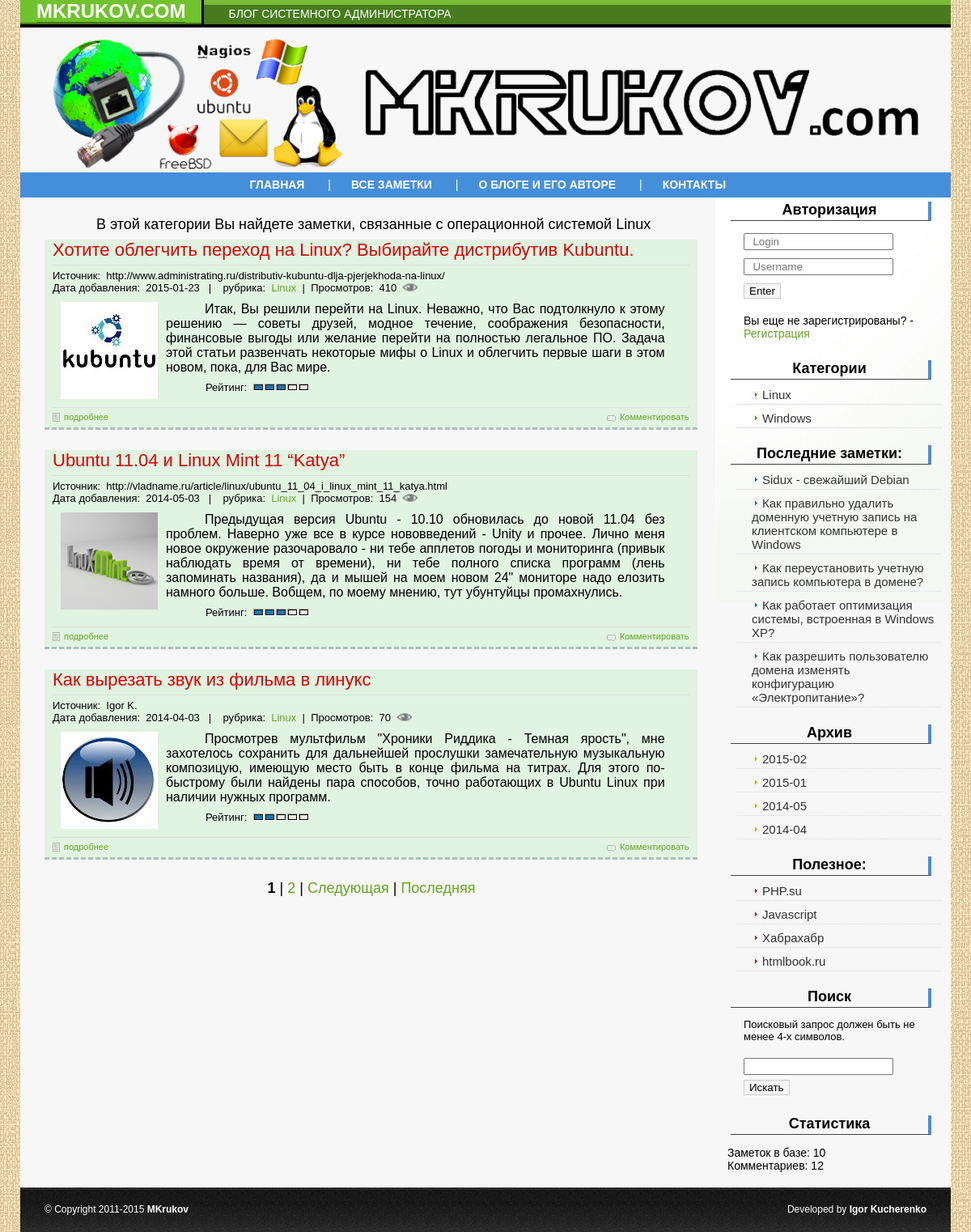
The page / on the database its author committed.
### tables this page shows
CREATE TABLE IF NOT EXISTS `categories` (
  `id` int(2) NOT NULL,
  `title` varchar(255) NOT NULL,
  `meta_d` varchar(255) NOT NULL,
  `meta_k` varchar(255) NOT NULL,
  `text` text NOT NULL
);

CREATE TABLE IF NOT EXISTS `data` (
  `id` int(5) NOT NULL,
  `cat` int(1) NOT NULL,
  `meta_d` varchar(255) NOT NULL,
  `meta_k` varchar(255) NOT NULL,
  `description` text NOT NULL,
  `text` text NOT NULL,
  `view` int(7) NOT NULL,
  `source` varchar(250) NOT NULL,
  `date` date NOT NULL,
  `mini_img` varchar(255) NOT NULL,
  `title` varchar(255) NOT NULL,
  `secret` int(1) NOT NULL DEFAULT '0',
  `rating` int(10) NOT NULL DEFAULT '5',
  `q_vote` int(10) NOT NULL DEFAULT '1'
);

CREATE TABLE IF NOT EXISTS `friends` (
  `id` int(2) NOT NULL,
  `link` varchar(255) NOT NULL,
  `title` varchar(255) NOT NULL
);

### index.php (the view, shortened to what this page needs)
<?php
include ("blocks/bd.php");
if (!isset($cat)){$cat=1;}
$result=mysql_query("SELECT * FROM categories WHERE id='$cat'",$db);
if (mysql_num_rows($result)>0)
{
$myrow=mysql_fetch_array($result);
$cat_name = $myrow['title'];
}
else
{
echo "<p>Информация по запросу не может быть извелчена. В таблице нет записей.</p>";
exit();
}?>
<!DOCTYPE html>
<html>
<head>
	<link href="style.css" rel="stylesheet" type="text/css" />
</head>
<body>
<?php include ("blocks/headerandmenu.php");?>
<div id="content">
	<div id="text">
		<?php
		echo $myrow["text"];
		$result77 = mysql_query("SELECT str FROM options", $db);
		$myrow77 = mysql_fetch_array($result77);
		$num = $myrow77["str"];
		@$page = $_GET['page'];
		$result00 = mysql_query("SELECT COUNT(*) FROM data WHERE secret = 0 AND cat='$cat'");
		$temp = mysql_fetch_array($result00);
		$posts = $temp[0];
		$total = (($posts - 1) / $num) + 1;
		$total =  intval($total);
		$page = intval($page);
		if(empty($page) or $page < 0) $page = 1;
		$start = $page * $num - $num;
		$result=mysql_query("SELECT id,title,description,date,source,mini_img,view,rating,q_vote FROM data WHERE secret = 0 AND cat='$cat' ORDER BY id LIMIT $start, $num",$db);
		if (mysql_num_rows($result)>0) {
			$myrow=mysql_fetch_array($result);}
		else {
			echo "<p>Информация по запросу не может быть извелчена. В таблице нет записей.</p>";
			exit();
		}
		do {
			$r = $myrow['rating']/$myrow['q_vote'];
			$r = intval($r);
			printf("
			<div class='post'>
				<div class='postTitle'>
					<h2>
						<a href='view_post.php?id=%s'>%s</a>
					</h2>
				</div>
				<div class='postInfo'>Источник:&nbsp; %s <br/>Дата добавления:&nbsp; %s  &nbsp;&nbsp;| &nbsp;&nbsp;  рубрика:
					<a href='view_cat.php?cat=%s'>&nbsp;%s</a>&nbsp;&nbsp;|&nbsp;&nbsp;Просмотров:&nbsp; %s &nbsp;<img src='img/eye.png'>
				</div>
				<img src='%s'>
				<div class='postContent'>%s</div>
				<div class='post_rating'><p>Рейтинг:&nbsp; <img src='img/%s.gif'/></p></div>
				<div class='postMeta'>
					<span class='postLink'>
						<a href='view_post.php?id=%s'>подробнее</a>
					</span>
					<span class='postComments'>
						<a href='view_post.php?id=%s#com'>Комментировать</a>
					</span>
				</div>
			</div>
			",$myrow["id"],$myrow["title"],$myrow["source"],$myrow["date"],$cat,$cat_name,$myrow["view"],$myrow["mini_img"],$myrow["description"],$r,$myrow["id"],$myrow["id"]);
		}
		while ($myrow = mysql_fetch_array($result));
		if ($page != $total) $nextpage = ' | <a href=view_cat.php?cat='.$cat.'&page='. ($page + 1) .'>Следующая</a> | <a href=view_cat.php?cat='.$cat.'&page=' .$total. '>Последняя</a>';
		if($page + 1 <= $total) $page1right = ' | <a href=view_cat.php?cat='.$cat.'&page='. ($page + 1) .'>'. ($page + 1) .'</a>';
		if ($total > 1)
		{
		echo "<div class=\"pstrnav\">";
		echo $pervpage.$page5left.$page4left.$page3left.$page2left.$page1left.'<b>'.$page.'</b>'.$page1right.$page2right.$page3right.$page4right.$page5right.$nextpage;
		echo "</div>";
		}
		?></div><?php include ("blocks/sidebar.php");?></div><?php include ("blocks/footer.php");?>
</body>
</html>

### blocks/headerandmenu.php
<div id="top">
	<div id="name"><a href="index.php">MKRUKOV.com</a></div>
	<div id="split"></div>
	<div style="border-top:6px solid #7abb37; background-color:blue; ">
		<div id="slogan">Блог системного администратора</div>
	</div>
</div>
<div id="header">
	<div id="logo"></div>
	<div id="mkrukov"><a href="index.php"></a></div>
</div>
<div id="menu">
	<ul>
		<li><a href="index.php">Главная</a> |</li>
		<li><a href="all_posts.php">Все заметки</a> |</li>
		<li><a href="about.php">О блоге и его авторе</a> |</li>
		<li><a href="contact.php">Контакты</a></li>
	</ul>
</div>

### blocks/sidebar.php (shortened to what this page needs)
<div style="float:right; width:24%; margin-right:10px; margin-top:5px;">
	<div class="nav_title">Авторизация</div>
	<div class="sidebar_section">
		<?php
				if (isset($_SESSION['user'])) {
					$user_name = $_SESSION['user'];
					echo "<p>You've already logged in, $user_name!</p>
					<form  action='../auth.php' method='post'>
						<input class='search_b' type='submit' name='logout' value='Выход'/><br/>
					</form>
					";
				}
				else {
					echo "<form class = 'auth' action='../auth.php' method='post'>
						<input type='text' name='e_login' placeholder='  Login' required/><br/>
						<input type='password' name='e_password' placeholder='  Username' required/><br/>
						<input class='search_b' type='submit' name='enter' value='Enter'/><br/>
					</form>
					<p>Вы еще не зарегистрированы? - <a href='reg.php'>Регистрация</a></p>";
				}
		?>
	</div>
	<div class="nav_title">Категории</div>
	<div class="sidebar_section">
	<?php
		$result2=mysql_query("SELECT * FROM categories",$db);
		if (mysql_num_rows($result2)>0)
		{
			$myrow2=mysql_fetch_array($result2);
			do
			{
				printf("<p class='point'><img src='img/arr.jpg'><a class='nav_link' href='view_cat.php?cat=%s'>%s</a></p>",$myrow2["id"],$myrow2["title"]);
			}
			while ($myrow2 = mysql_fetch_array($result2));
		}
		else
		{
			echo "<p>Информация по запросу не может быть извелчена. В таблице нет записей.</p>";
			exit();
		}
	?>
	</div>
	<div class="nav_title">Последние заметки:</div>
	<div class="sidebar_section">
	<?php
		$result3 = mysql_query("SELECT id, title FROM data WHERE secret = 0 ORDER BY id DESC LIMIT 5",$db);
		$myrow3 = mysql_fetch_array($result3);
		do
		{
			printf("<p class='point'><img src='img/arr2.jpg'><a class='nav_link' href='view_post.php?id=%s'>%s</a></p>",$myrow3["id"],$myrow3["title"]);
		}
		while ($myrow3 = mysql_fetch_array($result3));
	?>
	</div>
	<div class="nav_title">Архив</div>
	<div class="sidebar_section">
	<?php
		$result4 = mysql_query("SELECT DISTINCT left(date,7) AS month FROM data ORDER BY month DESC",$db);
		$myrow4 = mysql_fetch_array($result4);
		do
		{
			printf("<p class='point'><img src='img/arr3.jpg'><a class='nav_link' href='view_date.php?date=%s'>%s</a></p>",$myrow4["month"],$myrow4["month"]);
		}
		while ($myrow4 = mysql_fetch_array($result4));
	?>
	</div>
	<div class="nav_title">Полезное:</div>
	<div class="sidebar_section">
	<?php
	$result5 = mysql_query("SELECT title, link FROM friends",$db);
	$myrow5 = mysql_fetch_array($result5);
	do
	{
		printf("<p class='point'><img src='img/arr4.jpg'><a class='nav_link' href='%s' target='_blank'>%s</a></p>",$myrow5["link"],$myrow5["title"]);
	}
	while ($myrow5 = mysql_fetch_array($result5));
	?>
	</div>
	<div class="nav_title">Поиск</div>
	<div class="sidebar_section">
		<form action="view_search.php" method="post" name="form_s">
			<p class="search_t">Поисковый запрос должен быть не менее 4-х символов.</p>
			<p>
				<input name="search" type="text" size="20" maxlength="40">
				<br/>
				<input class="search_b" name="submit_s" type="submit" value="Искать">
			</p>
		</form>
	</div>
	<div class="nav_title">Статистика</div>
	<?php
	$result10 = mysql_query("SELECT COUNT(*) FROM data", $db);
	$sum = mysql_fetch_array($result10);
	$result11 = mysql_query("SELECT COUNT(*) FROM comments", $db);
	$sum2 = mysql_fetch_array($result11);
	echo "<p class = 'comments'>Заметок в базе: $sum[0]<br> Комментариев: $sum2[0]</p>";
	?>
</div>

### blocks/footer.php
<div id="footer">
	<div id="left_footer">&copy; Copyright 2011-2015 <a href="http://mkrukov.com"><strong>MKrukov</strong></a></div>
	<div id="right_footer">	Developed by <a href="mailto:kutscherenko.igor@gmail.com"><strong>Igor Kucherenko</strong></a></div>
</div>

### style.css (style rules this page uses)
body { margin:0px auto; width:1150px; font-size:100%; font-family: "Myriad Pro", "Trebuchet MS", Arial; font-size:14px; background: url(img/bg.jpg) #fff; }
a { color:#64a520; text-decoration:none; }
p { padding: 0 10px 5px 10px; }
#top { height:30px; background-color:#477b1d;border-bottom:4px solid #000; }
#name { float:left; border-left:20px solid #70c32e; border-right:20px solid #70c32e; }
#name a { color:#fff; font-weight:bold; font-size:24px; text-transform:uppercase; background-color:#70c32e; text-decoration:none; }
#split { float:left; height:30px; width:20px; border-left:3px solid #000000; }
#slogan { float:left; color:#fff; text-transform:uppercase; padding:3px 0 0 10px; }
#header { padding-top: 10px; background-color: #f7f7f7; height:169px; display:block; }
#logo { height:100%; width: 402px; background:url(img/head_bckg.png) no-repeat; float:left; }
#mkrukov { background:url(img/mkrukov.png) no-repeat; height:107px; width: 703px; float:left; margin-left:15px; margin-top:30px; }
#mkrukov a { display:block;height:100%; width: 100%; }
#menu { margin-top:-14px;background:#458FDA; height:31px; width:100%; color:#fff; }
#menu a { margin:0 10px; color:#fff; font-size:100%; text-transform:uppercase; font-weight:bold; text-decoration:none; padding:3px 15px 3px 15px; }
#menu ul { padding-top:7px; margin-left:19%; }
#menu ul li { float:left; list-style-type:none; }
.auth { margin-left:10px; }
.auth input { margin: 5px 0; }
.nav_title { font-size:18px; padding-bottom:2px; margin-left:5%; margin-right:5%; font-weight:bold; text-align:center; border-right:4px solid #458FDA; border-bottom:1px solid #424242; margin-bottom: 10px; }
.nav_link { color:#333; font-size:15px; margin-top:10px; margin-bottom:10px; text-align: right; margin-left:3px; }
.point { background-image:url(img/point.jpg); background-position:bottom; background-repeat:repeat-x; padding-bottom:5px; margin-bottom:7px; margin-top:7px; padding-left:20px; }
.search_t { font-size:13px; }
.search_b { border:1px solid #cccccc; background-color:#f6f6f6; margin-top:6px; }
.sidebar_section { margin-bottom:20px; margin-left: 20px; }
#text { width:72%; float:left; margin: 20px 10px 15px 20px; font-size: 18px; }
#text p { margin:3px 20px 3px 10px; text-indent:3em; text-align:justify; }
#content { width: 100%; float:left; background:url(img/sidebar_bckg.gif) no-repeat top right #f7f7f7; }
.post { margin-bottom: 25px; margin-left: 10px; width: 95%; overflow: hidden; border-bottom: 3px dashed #ACBFBF; padding:0 10px; background-color:#E1F3E1; }
.post img { float:left; margin:10px; }
.post_rating p img, .postInfo img { float:none; margin:0; }
.postInfo { font-size:13px; }
.post_rating { margin:0 130px; padding:0; font-size:13px; }
.postContent { text-align:justify; text-indent: 3em; font-size:16px; margin-top:10px; margin-left:50px; }
.postTitle h1, .postTitle h2 { font: normal normal 22px Verdana, Geneva, sans-serif; color: #d90202; padding: 0 0 5px 0; border-bottom: 1px solid #ddd; margin: 0 0 5px 0; }
.postTitle h1 a, .postTitle h2 a { font: normal normal 22px Verdana, Geneva, sans-serif; color: #d90202; text-decoration: none; }
.postMeta { border-top: 1px solid #ddd; text-align: right; padding-top: 5px; padding-bottom: 7px; font-size: 11px; width: 100%; overflow: hidden; margin-top:5px; }
.pstrnav { text-align:center; }
.postLink a { float:left; background: url(img/icon-postlink.gif) no-repeat 0 1px; padding-left: 14px; }
.postComments a { background: url(img/icon-comments.gif) no-repeat 0 4px; padding-left: 16px; }
#footer { background:url(img/footer_bckg.gif) repeat-x #000; height:55px; clear:both; }
#left_footer { float:left; padding:20px 0 0 30px; color:#fff; font-size:12px; }
#left_footer a { color:#fff; }
#right_footer { float:right; padding:20px 30px 0 0; color:#fff; font-size:12px; text-align:right; }
#right_footer a { color:#fff; }

### rows shown on the page
categories: text "В этой категории Вы найдете заметки, связанные с операционной системой Linux", title "Linux"
data: title "Хотите облегчить переход на Linux? Выбирайте дистрибутив Kubuntu.", source "http://www.administrating.ru/distributiv-kubuntu-dlja-pjerjekhoda-na-linux/", date "2015-01-23", view "410", mini_img (picture), description "Итак, Вы решили перейти на Linux. Неважно, что Вас подтолкнуло к этому решению — советы друзей, модное течение, соображения безопасности, финансовые выгоды или желание перейти на полностью легальное ПО. Задача этой статьи развенчать некоторые мифы о Linux и облегчить первые шаги в этом новом, пока, для Вас мире."
data: title "Ubuntu 11.04 и Linux Mint 11 “Katya”", source "http://vladname.ru/article/linux/ubuntu_11_04_i_linux_mint_11_katya.html", date "2014-05-03", view "154", mini_img (picture), description "Предыдущая версия Ubuntu - 10.10 обновилась до новой 11.04 без проблем. Наверно уже все в курсе нововведений - Unity и прочее. Лично меня новое окружение разочаровало - ни тебе апплетов погоды и мониторинга (привык наблюдать время от времени), ни тебе полного списка программ (лень запоминать названия), да и мышей на моем новом 24\" мониторе надо елозить намного больше. Вобщем, по моему мнению, тут убунтуйцы промахнулись."
data: title "Как вырезать звук из фильма в линукс", source "Igor K.", date "2014-04-03", view "70", mini_img (picture), description "Просмотрев мультфильм \"Хроники Риддика - Темная ярость\", мне захотелось сохранить для дальнейшей прослушки замечательную музыкальную композицую, имеющую место быть в конце фильма на титрах. Для этого по-быстрому были найдены пара способов, точно работающих в Ubuntu Linux при наличии нужных программ.", shows a picture
categories: title "Windows"
data: title "Sidux - свежайший Debian"
data: title "Как правильно удалить доменную учетную запись на клиентском компьютере в Windows"
data: title "Как переустановить учетную запись компьютера в домене?"
data: title "Как работает оптимизация системы, встроенная в Windows XP?"
data: title "Как разрешить пользователю домена изменять конфигурацию «Электропитание»?"
friends: title "PHP.su"
friends: title "Javascript"
friends: title "Хабрахабр"
friends: title "htmlbook.ru"

### other values the page prints
$page "1"
$page + 1 "2"
$myrow4["month"] "2015-02"
$myrow4["month"] "2015-01"
$myrow4["month"] "2014-05"
$myrow4["month"] "2014-04"
$sum[0] "10"
$sum2[0] "12"
